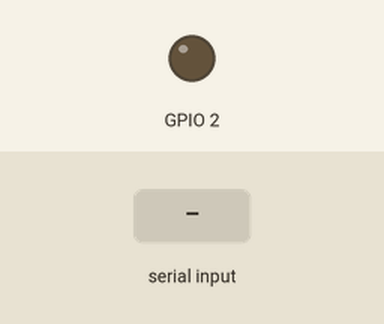
The sketch below on a simulated ESP32. Shown: output pins drawn as LEDs (lit = HIGH). Inputs (shaded band) come from the test bench.

Above: at 1.2 s.
1.3 s: "on" received over Serial
At 3.5 s:
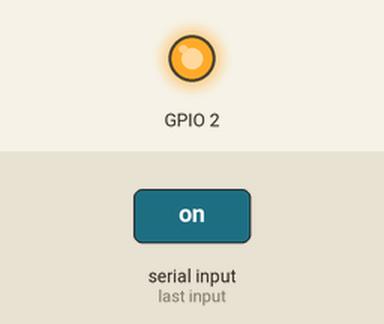
3.8 s: "off" received over Serial
At 5.6 s:
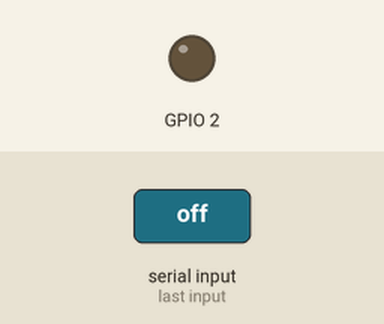
Timing chart, 0 to 7.1 s (numbered marks = the images above; inputs shaded):
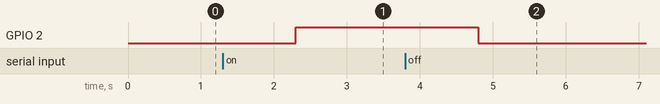

Measured:
- after the input at 1.3 s, GPIO 2: LOW → HIGH after 1.0 s
- after the input at 3.8 s, GPIO 2: HIGH → LOW after 1.0 s

The sketch:

Serial_monitor_using_with_esp32.ino
```cpp
String cmd;
void setup() {
  // put your setup code here, to run once:
  Serial.begin(9600);
  pinMode(2,OUTPUT);
}

void loop() {
  // put your main code here, to run repeatedly:
  if(Serial.available())
  {
    cmd=Serial.readString();

  }
  if(cmd=="on")
    {
      digitalWrite(2,HIGH);
    }
  if(cmd=="off")
  {
    digitalWrite(2,LOW);
  }


}
```
